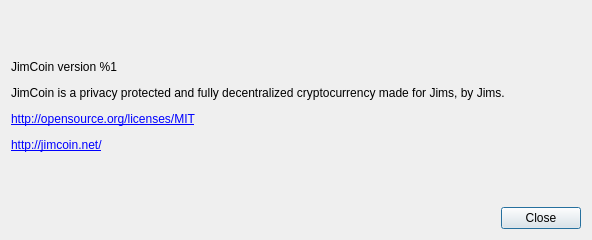
<?xml version="1.0" encoding="UTF-8"?>
<ui version="4.0">
 <class>AboutDialog</class>
 <widget class="QDialog" name="AboutDialog">
  <property name="geometry">
   <rect>
    <x>0</x>
    <y>0</y>
    <width>592</width>
    <height>240</height>
   </rect>
  </property>
  <property name="sizePolicy">
   <sizepolicy hsizetype="Fixed" vsizetype="Fixed">
    <horstretch>0</horstretch>
    <verstretch>0</verstretch>
   </sizepolicy>
  </property>
  <property name="minimumSize">
   <size>
    <width>592</width>
    <height>240</height>
   </size>
  </property>
  <property name="maximumSize">
   <size>
    <width>592</width>
    <height>240</height>
   </size>
  </property>
  <property name="windowTitle">
   <string>About %1</string>
  </property>
  <layout class="QVBoxLayout" name="verticalLayout" stretch="0,0">
   <item>
    <widget class="QLabel" name="m_aboutLabel">
     <property name="sizePolicy">
      <sizepolicy hsizetype="Preferred" vsizetype="Expanding">
       <horstretch>0</horstretch>
       <verstretch>0</verstretch>
      </sizepolicy>
     </property>
     <property name="text">
      <string>&lt;html&gt;&lt;head/&gt;&lt;body&gt;&lt;p&gt;JimCoin version %1&lt;/p&gt;&lt;p&gt;JimCoin is a privacy protected and fully decentralized cryptocurrency made for Jims, by Jims.&lt;/p&gt;&lt;p&gt;&lt;a href=&quot;http://opensource.org/licenses/MIT&quot;&gt;&lt;span style=&quot; text-decoration: underline; color:#0000ff;&quot;&gt;http://opensource.org/licenses/MIT&lt;/span&gt;&lt;/a&gt;&lt;/p&gt;&lt;p&gt;&lt;a href=&quot;http://jimcoin.net/&quot;&gt;&lt;span style=&quot; text-decoration: underline; color:#0000ff;&quot;&gt;http://jimcoin.net/&lt;/span&gt;&lt;/a&gt;&lt;/p&gt;&lt;/body&gt;&lt;/html&gt;</string>
     </property>
     <property name="textFormat">
      <enum>Qt::RichText</enum>
     </property>
     <property name="wordWrap">
      <bool>true</bool>
     </property>
     <property name="openExternalLinks">
      <bool>true</bool>
     </property>
    </widget>
   </item>
   <item>
    <layout class="QHBoxLayout" name="horizontalLayout">
     <item>
      <spacer name="horizontalSpacer">
       <property name="orientation">
        <enum>Qt::Horizontal</enum>
       </property>
       <property name="sizeHint" stdset="0">
        <size>
         <width>40</width>
         <height>20</height>
        </size>
       </property>
      </spacer>
     </item>
     <item>
      <widget class="QPushButton" name="m_closeButton">
       <property name="text">
        <string>Close</string>
       </property>
      </widget>
     </item>
    </layout>
   </item>
  </layout>
 </widget>
 <resources/>
 <connections>
  <connection>
   <sender>m_closeButton</sender>
   <signal>clicked()</signal>
   <receiver>AboutDialog</receiver>
   <slot>accept()</slot>
   <hints>
    <hint type="sourcelabel">
     <x>538</x>
     <y>285</y>
    </hint>
    <hint type="destinationlabel">
     <x>294</x>
     <y>156</y>
    </hint>
   </hints>
  </connection>
 </connections>
</ui>
